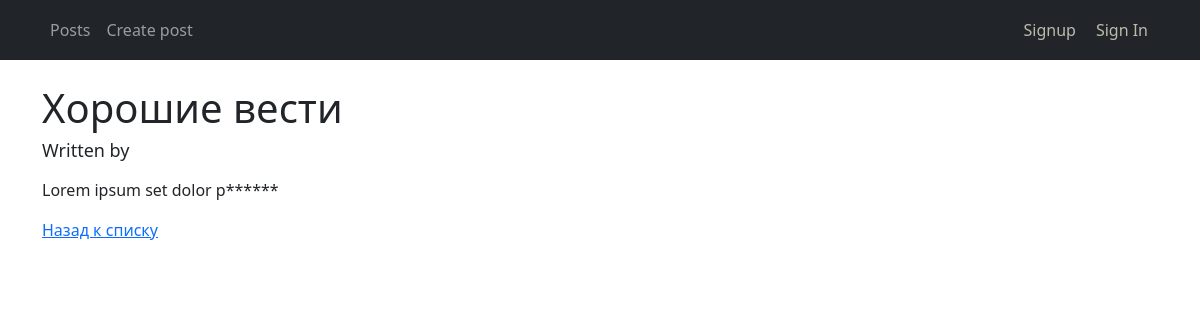
The page /posts/5/ on the database as committed earlier.
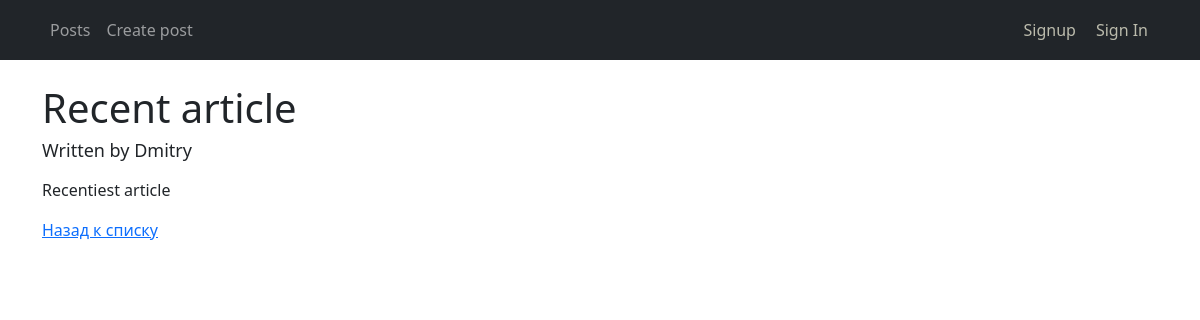
The same page on the database as committed later.
### news_/models.py (models this page shows, shortened)
class News(models.Model):
    News = "News"
    Articles = "Articles"
    title = models.CharField(max_length = 200)
    choices = [(News,"News"),
               (Articles,"Articles")]
    type= models.CharField( max_length = 100,choices = choices, default= News)
    content = models.TextField()  # поле для текста новости
    user = models.ForeignKey(User,on_delete=models.CASCADE)
    created_at = models.DateTimeField(auto_now_add=True)

### news_/views.py (the view)
# urls.py: path('posts/<int:pk>/', views.news_detail, name='post_detail'),
def news_detail(request, pk):
    news = get_object_or_404(News, pk=pk)
    return render(request, 'news/news_detail.html', {'news': news})

### news_/templatetags/censor_filters.py (called while the page is built)
@register.filter
@stringfilter
def censor(value):
    def censor_word(match):
        word = match.group(0)
        for bad in BAD_WORDS:
            if (word.lower() == bad and
                (word[0].isupper() or word[0].islower()) and
                (len(word) == 1 or word[1:].islower())):
                return word[0] + '*' * (len(word) - 1)
        return word
    pattern = r'\b[А-Яа-яA-Za-z][а-яa-z]*\b'
    return re.sub(pattern, censor_word, value)

### news_/templates/news/news_detail.html (shortened to what this page needs)
{% extends "base.html" %}
{% load censor_filters %}
{% load filters %}
{% block content %}
<h1>{{ news.title|censor }}</h1> <h4 style = "font-weight:100 ; font-size:18px"> Written by {{news.user.username}}</h4>
<p>{{ news.content|censor }}</p>
<div style = "display:flex; flex-direction:column ">
    <div>
        <a href="{% url 'post_list' %}">Назад к списку</a>
    </div>
</div>
{% endblock %}

Rows that differ between the two databases and show on the page:
changed News: title|censor "Хорошие вести" → "Recent article"; user.username (not shown) → "Dmitry"; content|censor "Lorem ipsum set dolor р******" → "Recentiest article"
